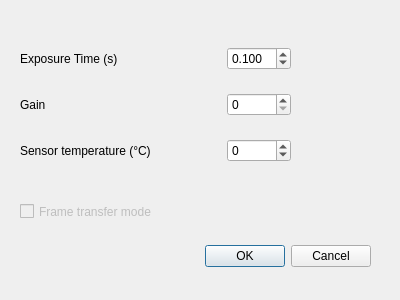
<?xml version="1.0" encoding="UTF-8"?>
<ui version="4.0">
 <class>Dialog</class>
 <widget class="QDialog" name="Dialog">
  <property name="geometry">
   <rect>
    <x>0</x>
    <y>0</y>
    <width>400</width>
    <height>300</height>
   </rect>
  </property>
  <property name="windowTitle">
   <string>Dialog</string>
  </property>
  <widget class="QDialogButtonBox" name="buttonBox">
   <property name="geometry">
    <rect>
     <x>30</x>
     <y>240</y>
     <width>341</width>
     <height>32</height>
    </rect>
   </property>
   <property name="orientation">
    <enum>Qt::Horizontal</enum>
   </property>
   <property name="standardButtons">
    <set>QDialogButtonBox::Cancel|QDialogButtonBox::Ok</set>
   </property>
  </widget>
  <widget class="QWidget" name="layoutWidget">
   <property name="geometry">
    <rect>
     <x>20</x>
     <y>30</y>
     <width>271</width>
     <height>151</height>
    </rect>
   </property>
   <layout class="QGridLayout" name="gridLayout" columnstretch="1,0">
    <item row="0" column="0">
     <widget class="QLabel" name="label">
      <property name="text">
       <string>Exposure Time (s)</string>
      </property>
     </widget>
    </item>
    <item row="0" column="1">
     <widget class="QDoubleSpinBox" name="exposure_doubleSpinBox">
      <property name="decimals">
       <number>3</number>
      </property>
      <property name="singleStep">
       <double>0.100000000000000</double>
      </property>
      <property name="value">
       <double>0.100000000000000</double>
      </property>
     </widget>
    </item>
    <item row="2" column="1">
     <widget class="QSpinBox" name="temp_spinBox">
      <property name="enabled">
       <bool>true</bool>
      </property>
      <property name="minimum">
       <number>-80</number>
      </property>
      <property name="maximum">
       <number>25</number>
      </property>
     </widget>
    </item>
    <item row="2" column="0">
     <widget class="QLabel" name="label_3">
      <property name="text">
       <string>Sensor temperature (°C)</string>
      </property>
     </widget>
    </item>
    <item row="1" column="1">
     <widget class="QSpinBox" name="gain_spinBox">
      <property name="maximum">
       <number>300</number>
      </property>
     </widget>
    </item>
    <item row="1" column="0">
     <widget class="QLabel" name="label_2">
      <property name="text">
       <string>Gain</string>
      </property>
     </widget>
    </item>
   </layout>
  </widget>
  <widget class="QCheckBox" name="frame_transfer_CheckBox">
   <property name="enabled">
    <bool>false</bool>
   </property>
   <property name="geometry">
    <rect>
     <x>20</x>
     <y>200</y>
     <width>211</width>
     <height>23</height>
    </rect>
   </property>
   <property name="text">
    <string>Frame transfer mode</string>
   </property>
  </widget>
 </widget>
 <resources/>
 <connections>
  <connection>
   <sender>buttonBox</sender>
   <signal>accepted()</signal>
   <receiver>Dialog</receiver>
   <slot>accept()</slot>
   <hints>
    <hint type="sourcelabel">
     <x>248</x>
     <y>254</y>
    </hint>
    <hint type="destinationlabel">
     <x>157</x>
     <y>274</y>
    </hint>
   </hints>
  </connection>
  <connection>
   <sender>buttonBox</sender>
   <signal>rejected()</signal>
   <receiver>Dialog</receiver>
   <slot>reject()</slot>
   <hints>
    <hint type="sourcelabel">
     <x>316</x>
     <y>260</y>
    </hint>
    <hint type="destinationlabel">
     <x>286</x>
     <y>274</y>
    </hint>
   </hints>
  </connection>
 </connections>
</ui>
